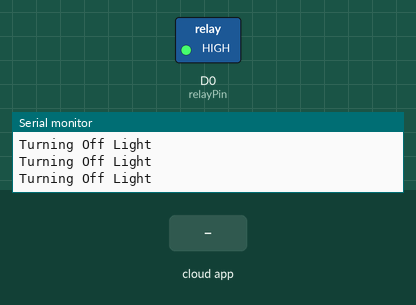
Recording of a sketch running on a simulated ESP8266 (NodeMCU). On the bench: switched loads named in the sketch (green lamp = pin HIGH), the last lines printed to the serial monitor. The test bench sets the inputs (shaded band). WiFi joins after 1.5 s; servers stay silent unless stated; the Firebase database answers and starts empty.

Above: at 2.7 s.
2.8 s: the phone or cloud app sets ledStatusOn to 1
At 3.6 s:
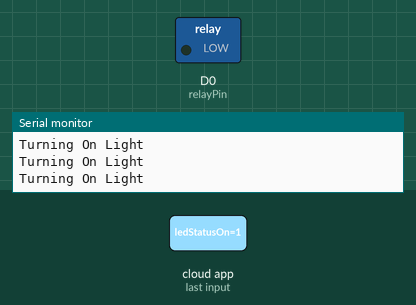
4.8 s: the phone or cloud app sets ledStatusOn to 0
At 5.8 s:
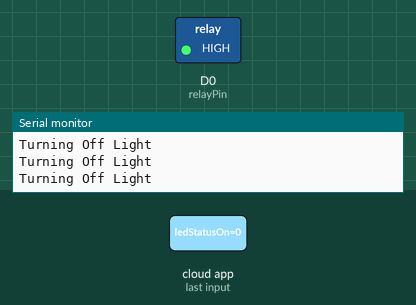
Timing chart, 0 to 7.8 s (numbered marks = the images above; inputs shaded):
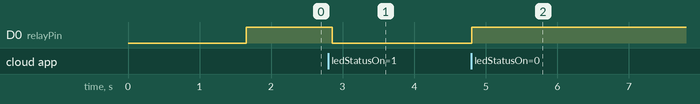

Measured:
- after the input at 2.8 s, D0 (relayPin): HIGH → LOW after 0.05 s
- after the input at 4.8 s, D0 (relayPin): LOW → HIGH at once

The sketch:

SimpleSmartLightArduino_Firebase.ino
```cpp
/*Simple Arduino Smart Light, LDR Sensor and Relay Module + Firebase Database
 * Made Adi Paramartha Putra,
 * STMIK Primakara
 * April 2020
 */
#include <ESP8266WiFi.h>
#include <FirebaseArduino.h>

#define WIFI_SSID "YOUR_SSID_NAME"
#define WIFI_PASSWORD "YOUR_SSID_PASSWORD"
#define FIREBASE_HOST "YOUR_FIREBASE_HOST"
#define FIREBASE_AUTH "YOUR_FIREBASE_AUTH"


//Variable Declaration
int relayPin = D0;  // Pin for Relay
boolean ledStatus;

//Setup (Running Once)
void setup() {
  pinMode(relayPin, OUTPUT); //Set Relay Module as an OUPUT
  Serial.begin(115200); //Serial Port Comm

  //Start Wi-Fi Connection
  WiFi.begin(WIFI_SSID, WIFI_PASSWORD);
  Serial.print("connecting");
  while (WiFi.status() != WL_CONNECTED) {
    Serial.print(".");
    delay(500);
  }
  Serial.println();
  Serial.print("Connected: ");
  Serial.println(WiFi.localIP());

  Firebase.begin(FIREBASE_HOST, FIREBASE_AUTH);
 }

//Loop (Forever)
void loop() {
  ledStatus = Firebase.getBool("devCondition/ledStatusOn");
    if(ledStatus == true){
    digitalWrite(relayPin,LOW);  //Turn on Relay Module
    Serial.println("Turning On Light");
  }else{
    digitalWrite(relayPin,HIGH); //Turn off Relay Module
    Serial.println("Turning Off Light");
  }
}
```
